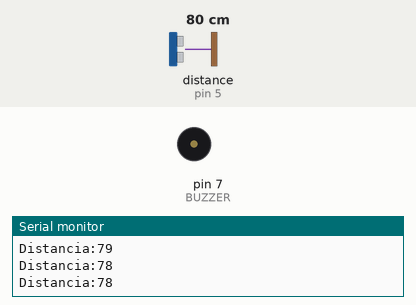
Simulated run of this sketch. Board: Arduino Uno, built with avr-gcc and run on an emulated ATmega328P. Parts: buzzer (waves = sounding, pin HIGH), the last lines printed to the serial monitor. Wiring (inferred from the names in the program): ultrasonic range finder: trigger pin 3; echo pin 5. The inputs (shaded band) are chosen by the test bench; at power-on: distance to the obstacle (sensor on pin 5) 80 cm. The echo pulse lasts 58.3 µs per cm; pins used as bus, display or sensor lines are not drawn.

Above: at 1.2 s.
1.3 s: distance to the obstacle (sensor on pin 5) set to 43 cm
2.8 s: distance to the obstacle (sensor on pin 5) set to 38 cm
At 4.0 s:
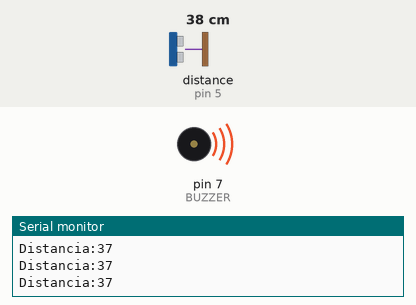
4.3 s: distance to the obstacle (sensor on pin 5) set to 60 cm
At 4.9 s:
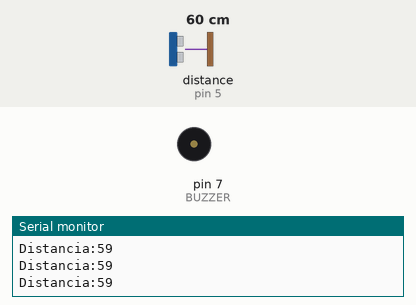
5.8 s: distance to the obstacle (sensor on pin 5) set to 2 cm
At 6.3 s:
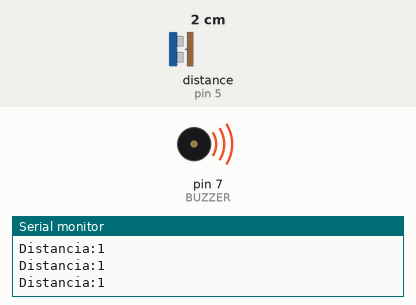
Timing chart, 0 to 8.3 s (numbered marks = the images above; inputs shaded):
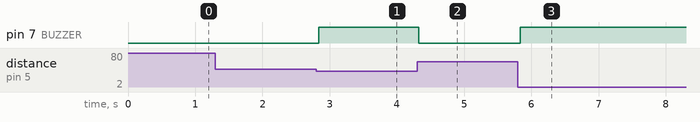

Measured:
- the behaviour switches between 41 and 40 cm on distance to the obstacle (sensor on pin 5) (found by bisection; images 0 and 1)
- after the input at 2.8 s, pin 7 (BUZZER): LOW → HIGH at once
- after the input at 4.3 s, pin 7 (BUZZER): HIGH → LOW at once
- after the input at 5.8 s, pin 7 (BUZZER): LOW → HIGH at once

The sketch:

bengala.ino
```cpp
#define TRIGGER 3
#define ECHO 5
#define BUZZER 7


unsigned long timer = 0;

void setup() {
  Serial.begin(9600);
  pinMode(TRIGGER, OUTPUT);
  pinMode(ECHO, INPUT);
  pinMode(BUZZER, OUTPUT);
}

void loop() {
  if (millis() - timer > 30){
    digitalWrite(TRIGGER, LOW);
    delayMicroseconds(2);

    digitalWrite(TRIGGER, HIGH);
    delayMicroseconds(10);
    digitalWrite(TRIGGER, LOW);

    long duracao = pulseIn(ECHO, HIGH, 25000);
    int distancia = duracao * (0.034 / 2);

    Serial.print("Distancia:"); Serial.println(distancia);

    if (distancia > 0 && distancia < 40) {
      digitalWrite(BUZZER, HIGH);
    }else {
      digitalWrite(BUZZER, LOW);
    }

    timer = millis();
  }

}
```
